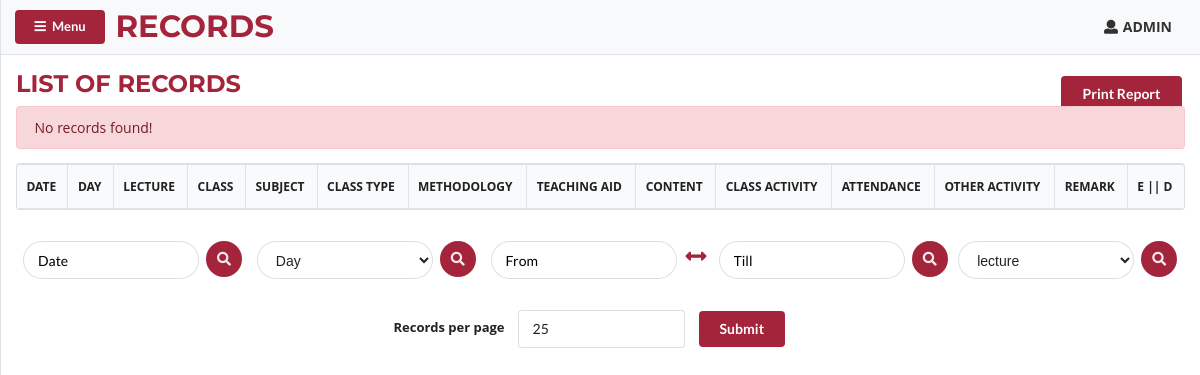
The page /show-records.php (signed in) on the database as committed earlier.
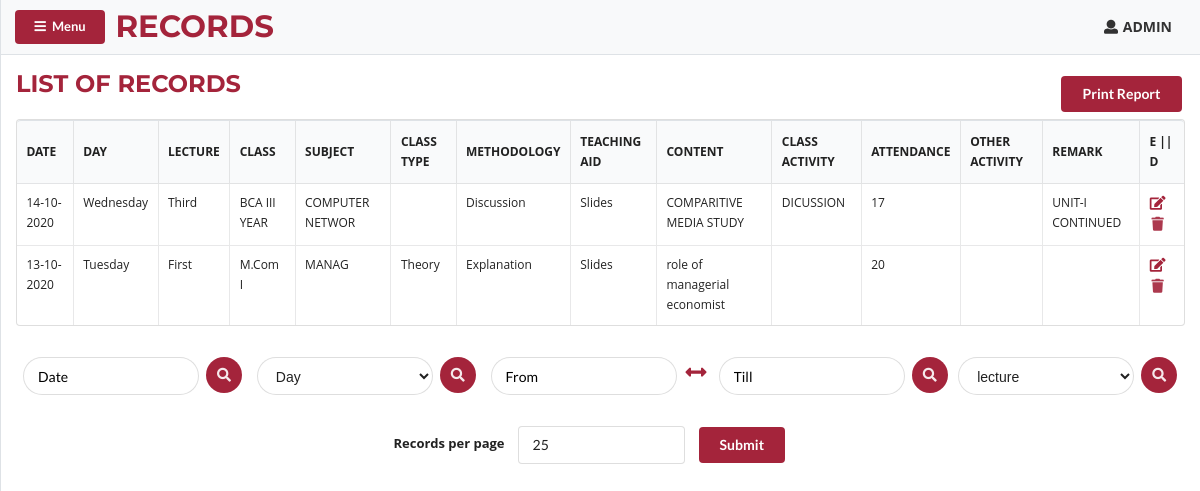
The same page on the database as committed later.
### tables this page shows
CREATE TABLE `notes` (
  `srno` int(10) NOT NULL,
  `username` varchar(20) NOT NULL,
  `lecture` varchar(50) NOT NULL,
  `class` varchar(100) NOT NULL,
  `subject` varchar(100) NOT NULL,
  `date` date NOT NULL,
  `day` varchar(20) NOT NULL,
  `theory/prac` varchar(10) NOT NULL,
  `methodology` varchar(50) NOT NULL,
  `teaching_aid` varchar(50) NOT NULL,
  `content` varchar(100) NOT NULL,
  `class_activity` varchar(50) NOT NULL,
  `attendance` int(5) NOT NULL,
  `other_activity` varchar(50) NOT NULL,
  `remark` varchar(50) NOT NULL,
  `hod` tinyint(1) NOT NULL,
  `dean` tinyint(1) NOT NULL,
  `principal` tinyint(1) NOT NULL,
  `hod_com` varchar(100) NOT NULL,
  `dean_com` varchar(100) NOT NULL,
  `principal_com` varchar(100) NOT NULL
);

### show-records.php (the view, shortened to what the changed rows need)
<?php include("header.php") ?>
<?php include("sidenav-head.php") ?>
 <div id="page-content-wrapper">
        <nav
          class="navbar navbar-expand-lg navbar-light bg-light border-bottom"
        >
        <h2 class="ml-2 my-0 nav-head">RECORDS</h2>
 </nav>
    <div class="container-fluid my-3">
      <div class="head-bar-sec">
        <h2>LIST OF RECORDS</h2>
      </div>
      <table class="ui celled table" id="show-records-table">
        <thead>
          <tr id="table-head">
            <th>DATE</th>
            <th>DAY</th>
            <th>LECTURE</th>
            <th>CLASS</th>
            <th>SUBJECT</th>
            <th>CLASS TYPE</th>
            <th>METHODOLOGY</th>
            <th>TEACHING AID</th>
            <th>CONTENT</th>
            <th>CLASS ACTIVITY</th>
            <th>ATTENDANCE</th>
            <th>OTHER ACTIVITY</th>
            <th>REMARK</th>
            <th class="display-none-print">E || D</th>
          </tr>
        </thead>
        <tbody>
          <?php
            $username = $_SESSION['username'];
              $limit = $_GET['limit'] != "" ? $_GET['limit'] : 25;
              $filter_date = $_GET['filter_date'] != "" ? $_GET['filter_date'] : "empty";
              $filter_day = $_GET['filter_day'] != "" ? $_GET['filter_day'] : "";
              $from_date = $_GET['from_date'] != "" ? $_GET['from_date'] : "";
              $till_date = $_GET['till_date'] != "" ? $_GET['till_date'] : "";
              $filter_lecture = $_GET['filter_lecture'] != "" ? $_GET['filter_lecture'] : "";
            if ($filter_date != "empty") {
              $sql = "SELECT * FROM `notes` WHERE (`username`='$username' OR `username`='$user') AND `date`='$filter_date'  ORDER BY srno DESC LIMIT $limit ";
            } else if ($filter_day != "") {
              $sql = "SELECT * FROM `notes` WHERE (`username`='$username' OR `username`='$user') AND `day`='$filter_day'  ORDER BY srno DESC LIMIT $limit ";
            } else if ($from_day != "") {
              $sql = "SELECT * FROM `notes` WHERE (`username`='$username' OR `username`='$user') AND `date` BETWEEN '$from_date' AND '$till_date' ORDER BY srno DESC LIMIT $limit ";
            } else if ($filter_lecture != "") {
              $sql = "SELECT * FROM `notes` WHERE (`username`='$username' OR `username`='$user') AND `lecture`='$filter_lecture'  ORDER BY srno DESC LIMIT $limit ";
            } else {
              $sql = "SELECT * FROM `notes` WHERE (`username`='$username' OR `username`='$user') ORDER BY srno DESC LIMIT $limit ";
            }
            $result = $db->query($sql);
            if ($result->num_rows > 0) {
              while($row = $result->fetch_assoc()) {
                $date = $row["date"];
                $timestamp = strtotime($date);
                $formatted_date = date("d-m-Y", $timestamp);
                ?>
            <tr>
                <td><?php echo  $formatted_date ?></td>
                <td><?php echo  $row["day"]?></td>
                <td><?php echo  $row["lecture"] ?></td>
                <td><?php echo  $row["class"] ?></td>
                <td><?php echo  $row["subject"] ?></td>
                <td><?php echo  $row["theory/prac"] ?></td>
                <td><?php echo  $row["methodology"] ?></td>
                <td><?php echo  $row["teaching_aid"] ?></td>
                <td><?php echo  $row["content"] ?></td>
                <td><?php echo  $row["class_activity"] ?></td>
                <td><?php echo  $row["attendance"] ?></td>
                <td><?php echo  $row["other_activity"] ?></td>
                <td><?php echo  $row["remark"] ?></td>
                <td class="display-none-print">
                  <?php if($row["principal"]== 1) { ?>
                    <a class="ui icon button disabled" id="edit" href="edit-record.php?id=<?php echo $row["srno"] ?>"><i class="edit icon"></i></a>
                    <form method="post" action="show-records.php" class="ui form delete">
                      <button onclick="return checkDelete()" type="submit" name="delete" value='<?php echo $row["srno"] ?>' id="delete" class="ui mini icon button disabled delete">
                        <i class="trash icon"></i>
                      </button>
                    </form>
                    <?php }else { ?>
                    <a class="ui icon" id="edit" href="edit-record.php?id=<?php echo $row["srno"] ?>"><i class="edit icon"></i></a>
                    <form method="post" action="show-records.php" class="ui form delete">
                      <button onclick="return checkDelete()" type="submit" name="delete" value='<?php echo $row["srno"] ?>' id="delete" class="ui mini icon button delete">
                        <i class="trash icon"></i>
                      </button>
                    </form>
                  <?php } ?>
                </td>
            </tr>
          <?php
        }
              }
              else {
                echo "<div class='alert alert-danger my-2' role='alert'>
                No records found!
              </div>";
              }
          ?>
        </tbody>
      </table>
    </div>
<?php include("sidenav-foot.php") ?>
<?php include("footer.php") ?>

Rows that differ between the two databases and show on the page:
added notes: date "14-10-2020", day "Wednesday", lecture "Third", class "BCA III YEAR", subject "COMPUTER NETWOR", methodology "Discussion", teaching_aid "Slides", content "COMPARITIVE MEDIA STUDY", class_activity "DICUSSION", attendance "17", remark "UNIT-I CONTINUED", $row["srno"] 2072 (drawn)
added notes: date "13-10-2020", day "Tuesday", lecture "First", class "M.Com I", subject "MANAG", value "Theory", methodology "Explanation", teaching_aid "Slides", content "role of managerial economist", attendance "20", $row["srno"] 1907 (drawn)
Other text that changed with them:
text no longer shown: "No records found!"
